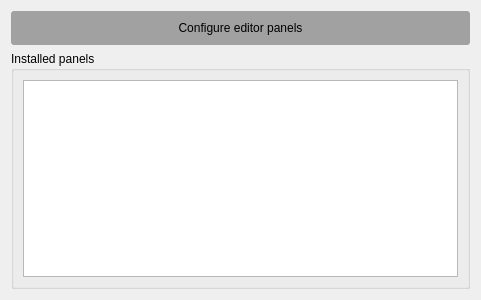
<?xml version="1.0" encoding="UTF-8"?>
<ui version="4.0">
 <class>Form</class>
 <widget class="QWidget" name="Form">
  <property name="geometry">
   <rect>
    <x>0</x>
    <y>0</y>
    <width>481</width>
    <height>300</height>
   </rect>
  </property>
  <property name="windowTitle">
   <string>Form</string>
  </property>
  <layout class="QVBoxLayout" name="verticalLayout">
   <item>
    <widget class="QLabel" name="header">
     <property name="styleSheet">
      <string notr="true">border-radius: 3px;
background-color: rgb(161, 161, 161);
padding: 10px;</string>
     </property>
     <property name="text">
      <string>Configure editor panels</string>
     </property>
     <property name="alignment">
      <set>Qt::AlignCenter</set>
     </property>
    </widget>
   </item>
   <item>
    <widget class="QGroupBox" name="groupBox">
     <property name="title">
      <string>Installed panels</string>
     </property>
     <layout class="QHBoxLayout" name="horizontalLayout">
      <item>
       <widget class="QListWidget" name="lw_modes"/>
      </item>
     </layout>
    </widget>
   </item>
  </layout>
 </widget>
 <resources/>
 <connections/>
</ui>
